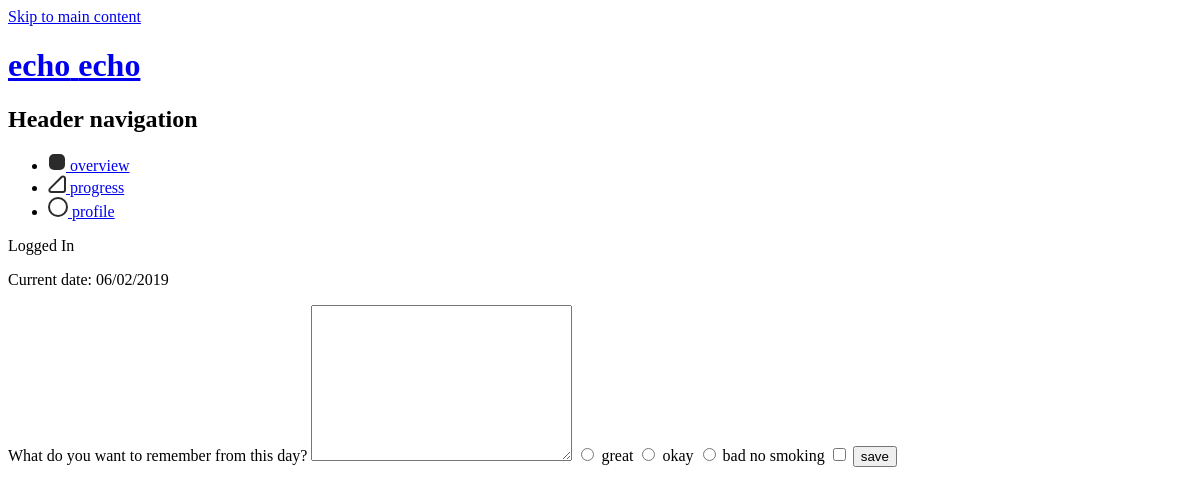
The app's page /index.php?page=add (signed in), older data.
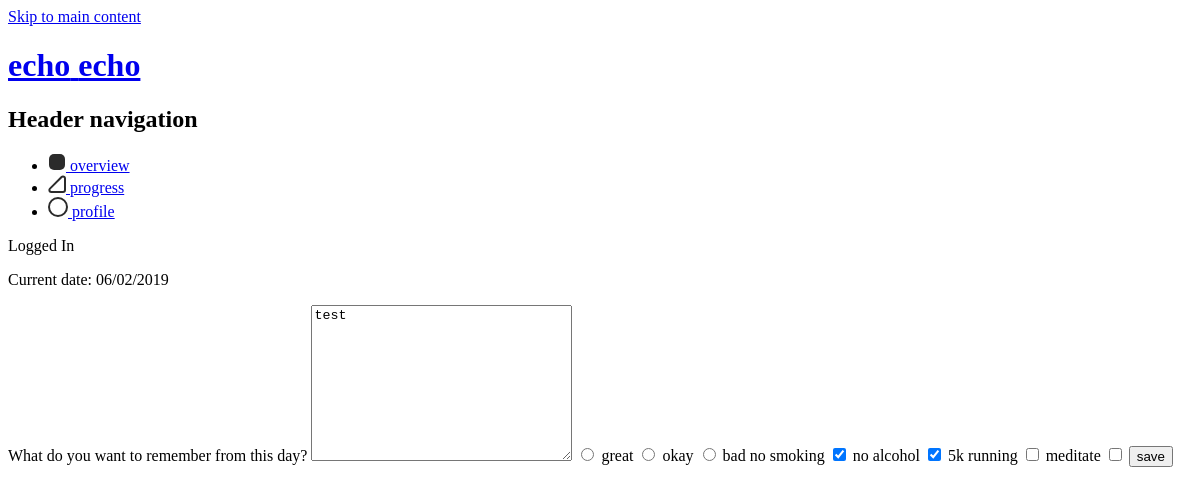
The same page, newer data.
### tables this page shows
CREATE TABLE `habits` (
  `habit_id` int(11) NOT NULL,
  `user_id` int(11) NOT NULL,
  `habit_name` varchar(255) NOT NULL,
  `habit_icon` int(11) NOT NULL,
  `habit_colour` varchar(255) NOT NULL,
  `habit_colour_name` varchar(255) NOT NULL,
  `active` tinyint(1) NOT NULL DEFAULT '1'
);

CREATE TABLE `daily_posts` (
  `post_id` int(11) NOT NULL,
  `user_id` int(11) NOT NULL,
  `date` date NOT NULL,
  `short_memory` varchar(255) NOT NULL,
  `feelings` int(11) NOT NULL DEFAULT '0'
);

### src/controller/Controller.php (called while the page is built, shortened)
<?php
class Controller {
  public $route;
  protected $viewVars = array();
  public function filter() {
    call_user_func(array($this, $this->route['action']));
  }
  public function render() {
    $this->createViewVarWithContent();
  }
  public function set($variableName, $value) {
    $this->viewVars[$variableName] = $value;
  }
  private function createViewVarWithContent() {
    extract($this->viewVars, EXTR_OVERWRITE);
    require __DIR__ . '/../view/' . strtolower($this->route['controller']) . '/' . $this->route['action'] . '.php';
  }
  private function renderInLayout() {
    extract($this->viewVars, EXTR_OVERWRITE);
    include __DIR__ . '/../view/layout.php';
  }
}

### src/index.php (called while the page is built, shortened)
<?php
$routes = array(
  'home' => array(
    'controller' => 'Pages',
    'action' => 'index'
  ),
  'overview' => array(
    'controller' => 'Posts',
    'action' => 'overview'
  ),
  'add' => array(
    'controller' => 'Posts',
    'action' => 'add'
  ),
  'progress' => array(
    'controller' => 'Progress',
    'action' => 'progress'
  ),
  'profile' => array(
    'controller' => 'Users',
    'action' => 'profile'
  ),
  'login' => array(
    'controller' => 'Users',
    'action' => 'login'
  ),
  'logout' => array(
    'controller' => 'Users',
    'action' => 'logout'
  ),
  'register' => array(
    'controller' => 'Users',
    'action' => 'register'
  )
);
$route = $routes[$_GET['page']];
$controllerObj = new $controllerName();
$controllerObj->route = $route;
$controllerObj->filter();
$controllerObj->render();

### src/controller/PostsController.php (called while the page is built, shortened)
<?php
require_once __DIR__ . '/Controller.php';
require_once __DIR__ . '/../dao/PostDAO.php';
require_once __DIR__ . '/../dao/HabitDAO.php';
class PostsController extends Controller {
    private $postDAO;
    public $habitDAO;
    function __construct() {
        $this->postDAO = new PostDAO();
        $this->habitDAO = new HabitDAO();
    }
    public function add() {
      if(empty($_SESSION['user'])) {
        $_SESSION['error'] = 'You have to be signed in.';
        header('Location: index.php');
        exit();
      } else {
          $alreadyPostedToday = $this->postDAO->checkDate(array(
            'user_id' => $_SESSION['user']['user_id'],
            'current_date' => date("Y-m-d")
          ));
          if (!empty($alreadyPostedToday)) {
            $habits = $this->habitDAO->selectAllActiveHabits(array(
              'user_id' => $_SESSION['user']['user_id'],
              'active' => 1
            ));
          } else {
              $habits = $this->habitDAO->selectAllActiveHabits(array(
                'user_id' => $_SESSION['user']['user_id'],
                'active' => 1
              ));
          }
      }
    }
}

### src/dao/HabitDAO.php (called while the page is built, shortened)
<?php
class HabitDAO extends DAO {
  public function selectAllActiveHabits($data) {
    $sql = "SELECT * FROM `habits` INNER JOIN `data_habit_icon` ON habits.habit_icon = data_habit_icon.data_habit_icon_id WHERE habits.user_id = :user_id AND habits.active = :active";
    $stmt = $this->pdo->prepare($sql);
    $stmt->bindValue(':user_id', $data['user_id']);
    $stmt->bindValue(':active', $data['active']);
    $stmt->execute();
    return $stmt->fetchAll(PDO::FETCH_ASSOC);
  }
}

### src/dao/PostDAO.php (called while the page is built, shortened)
<?php
class PostDAO extends DAO {
  public function checkDate($data) {
    $sql = "SELECT * FROM `daily_posts` WHERE `user_id` = :user_id AND `date` = :current_date";
    $stmt = $this->pdo->prepare($sql);
    $stmt->bindValue(':user_id', $data['user_id']);
    $stmt->bindValue(':current_date', $data['current_date']);
    $stmt->execute();
    return $stmt->fetch(PDO::FETCH_ASSOC);
  }
}

### src/view/posts/add.php (the view, shortened to what this page needs)
<section>
  <p>Current date: <?php echo date("d/m/Y") ?></p>
  <form class="add-day-form" method="post">
    <label>
      <span class="form-label">What do you want to remember from this day?</span>
      <textarea class="form-input" name="short-memory" cols="30" rows="10" maxlength="255" required><?php if(!empty($_POST['short-memory'])) echo $_POST['short-memory'];?><?php if(!empty($short_memory)) echo $short_memory ?></textarea>
    </label>
    <input type="radio" name="feelings" id="feeling-great" value="feeling-great" <?php if(isset($feelings) && $feelings === 1) echo 'checked'; ?> required />
    <label for="feeling-great">
      <span>great</span>
    </label>
    <input type="radio" name="feelings" id="feeling-okay" value="feeling-okay" <?php if(isset($feelings) && $feelings === 0) echo 'checked'; ?> required />
    <label for="feeling-okay">
      <span>okay</span>
    </label>
    <input type="radio" name="feelings" id="feeling-bad" value="feeling-bad" <?php if(isset($feelings) && $feelings === -1) echo 'checked'; ?> required />
    <label for="feeling-bad">
      <span>bad</span>
    </label>
    <?php foreach($habits as $habit): ?>
    <label for="<?php echo $habit['habit_id'] ?>">
      <span class="form-label"><?php echo $habit['habit_name'] ?></span>
      <input type="checkbox" id="<?php echo $habit['habit_id'] ?>" name="habits[]" value="<?php echo $habit['habit_name'] ?>" class="form-input" <?php if(!empty($fulfilled_habits_ids) && in_array($habit['habit_id'], $fulfilled_habits_ids)) echo 'checked'; ?> />
    </label>
    <?php endforeach; ?>
    <input type="submit" name="add-day" value="save" />
  </form>
</section>

Row changes from the older to the newer data that the page shows:
added daily_posts: short-memory "test", feelings "☐ great", feelings "☐ okay", feelings "☐ bad"
computed for habits "no smoking": habit_id "☐" → "☑"
now on this page (row edited): habits: habit_name "no alcohol", habit_id "☑"
now on this page (row edited): habits: habit_name "5k running"
now on this page (row edited): habits: habit_name "meditate"
Text that changed along with them:
form field feelings: "☐ great" → (not shown)
form field feelings: "☐ okay" → (not shown)
form field feelings: "☐ bad" → (not shown)
